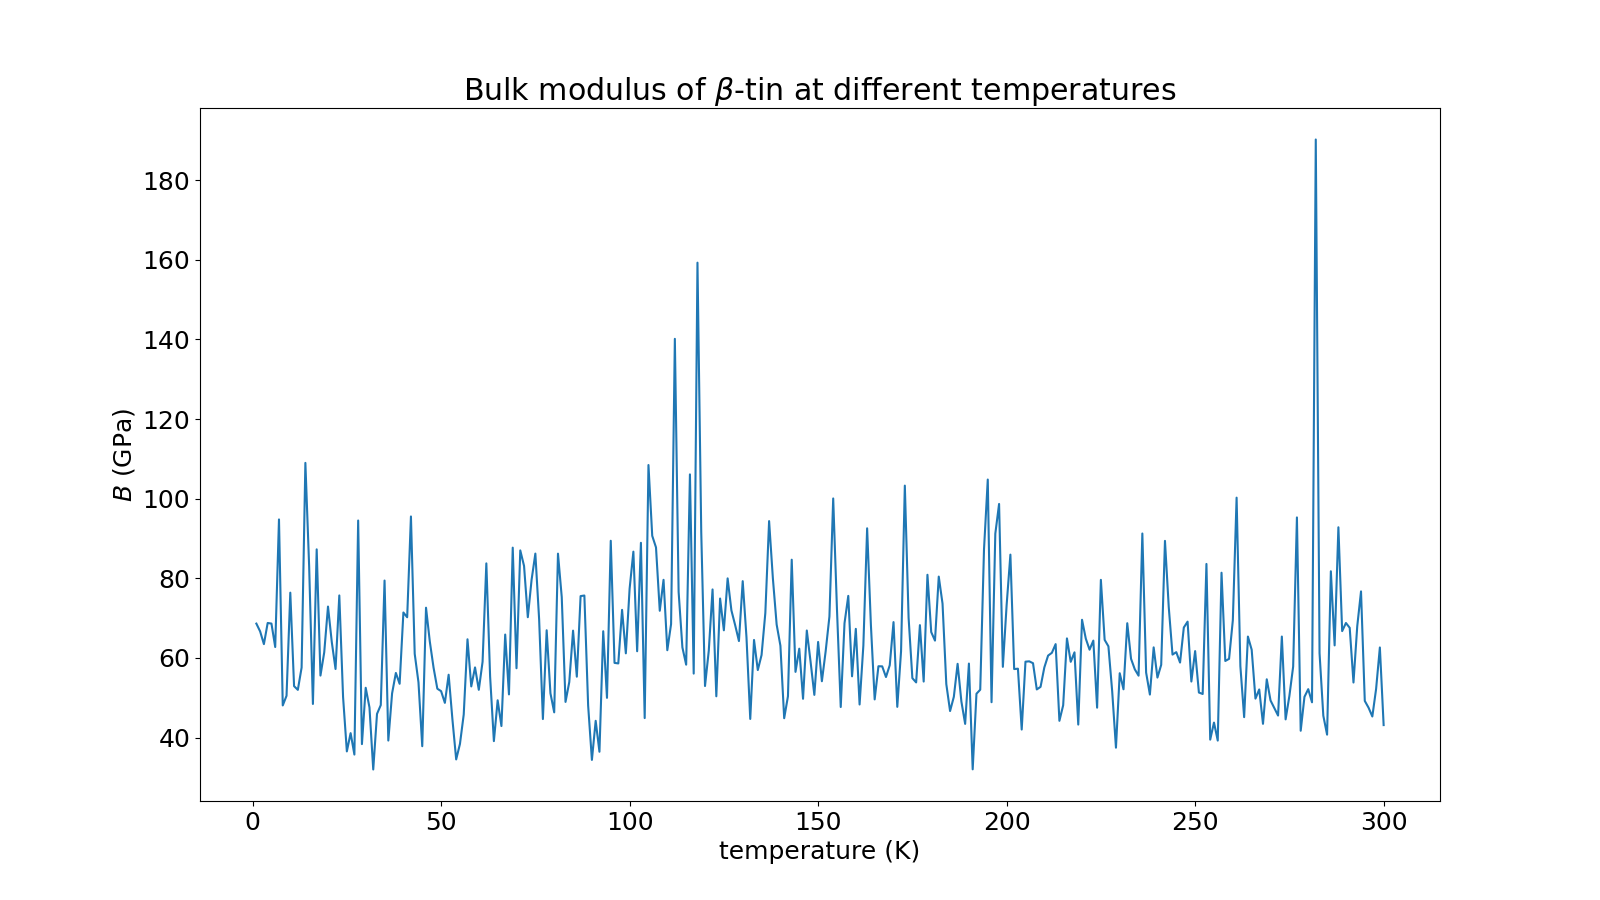

Here is the Python script that generated this plot:
import observables
import matplotlib.pyplot as plt
import numpy as np
import pandas as pd

B_list = []

for temperature in range(1, 301):
    print(f"Caculating bulk modulus for T = {temperature}", end="\r")
    phase = "beta"
    natom_per_cell = 8 if phase == "alpha" else 4
    natom = 6**3 * natom_per_cell
    warmup = 20000

    energies, pressures, volumes, enthalpies = observables.read_observables(natom, phase, temperature)
    mean_volume, _ = observables.cal_mean_and_error(volumes, warmup)
    volume_var = observables.cal_variance(volumes, warmup)

    B_list.append(1.380649e-23 * temperature * mean_volume / (volume_var*1e-30) * 1e-9)
    

def plot():
    plt.rcParams.update({'font.size': 18})
    fig = plt.figure(figsize = (16, 9))
    ax = fig.gca()
    ax.set_title(rf"Bulk modulus of $\beta$-tin at different temperatures")
    ax.set_xlabel("temperature (K)")
    ax.set_ylabel(r"$B$ (GPa)")
    ax.plot(range(1, 301), B_list)
    ax.ticklabel_format(useOffset=False, style='plain')
    fig.savefig(f"B_vs_T.png")


def output():
    B_pd = []
    for temperature in range(1, 301):
        B_pd.append({"temperature": temperature, "B": B_list[temperature-1]})
        df = pd.DataFrame(B_pd)
        df.to_csv("B_vs_T.csv", index=False)


plot()
output()

